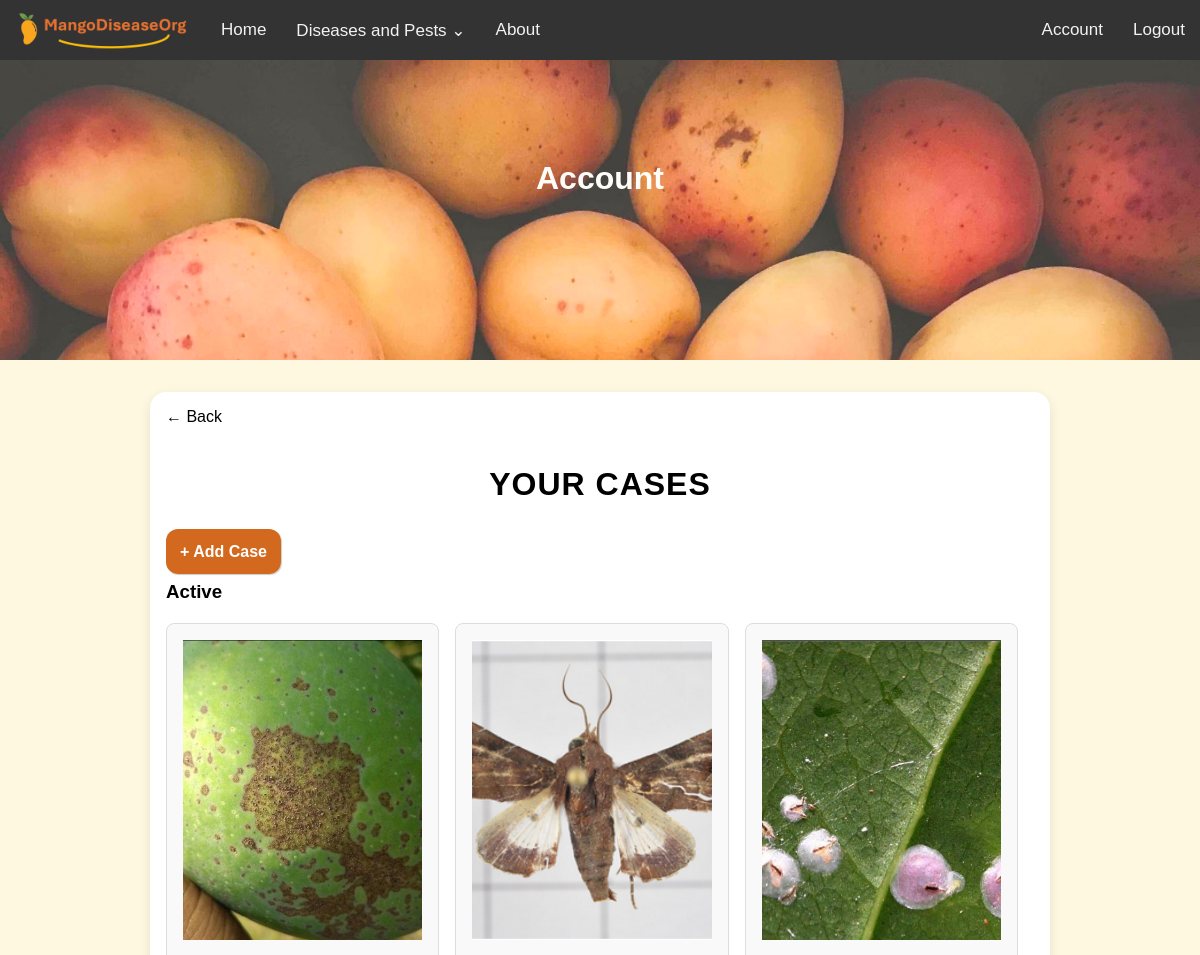
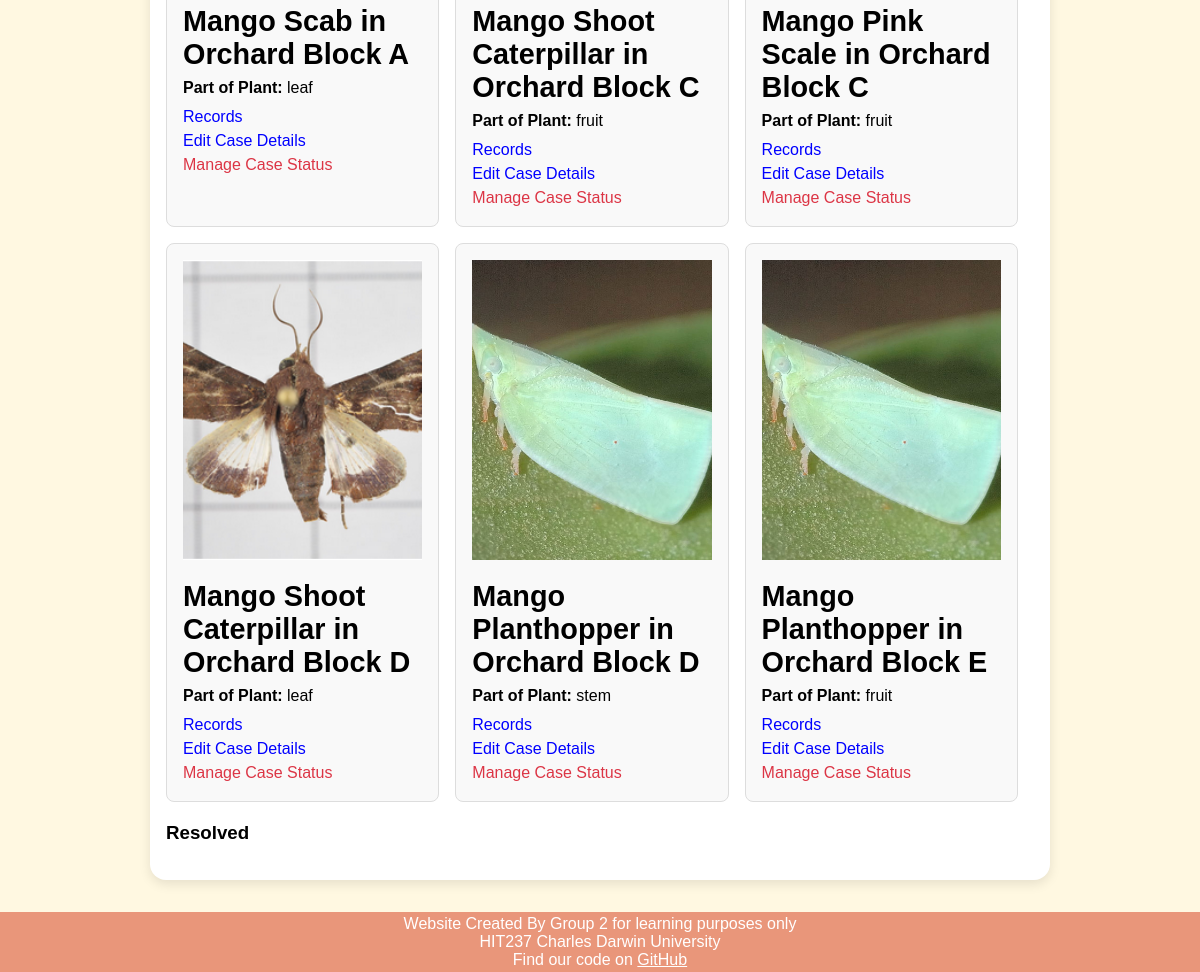
Before: /cases/ (signed in) with the older database file (2 pictures, top to bottom).
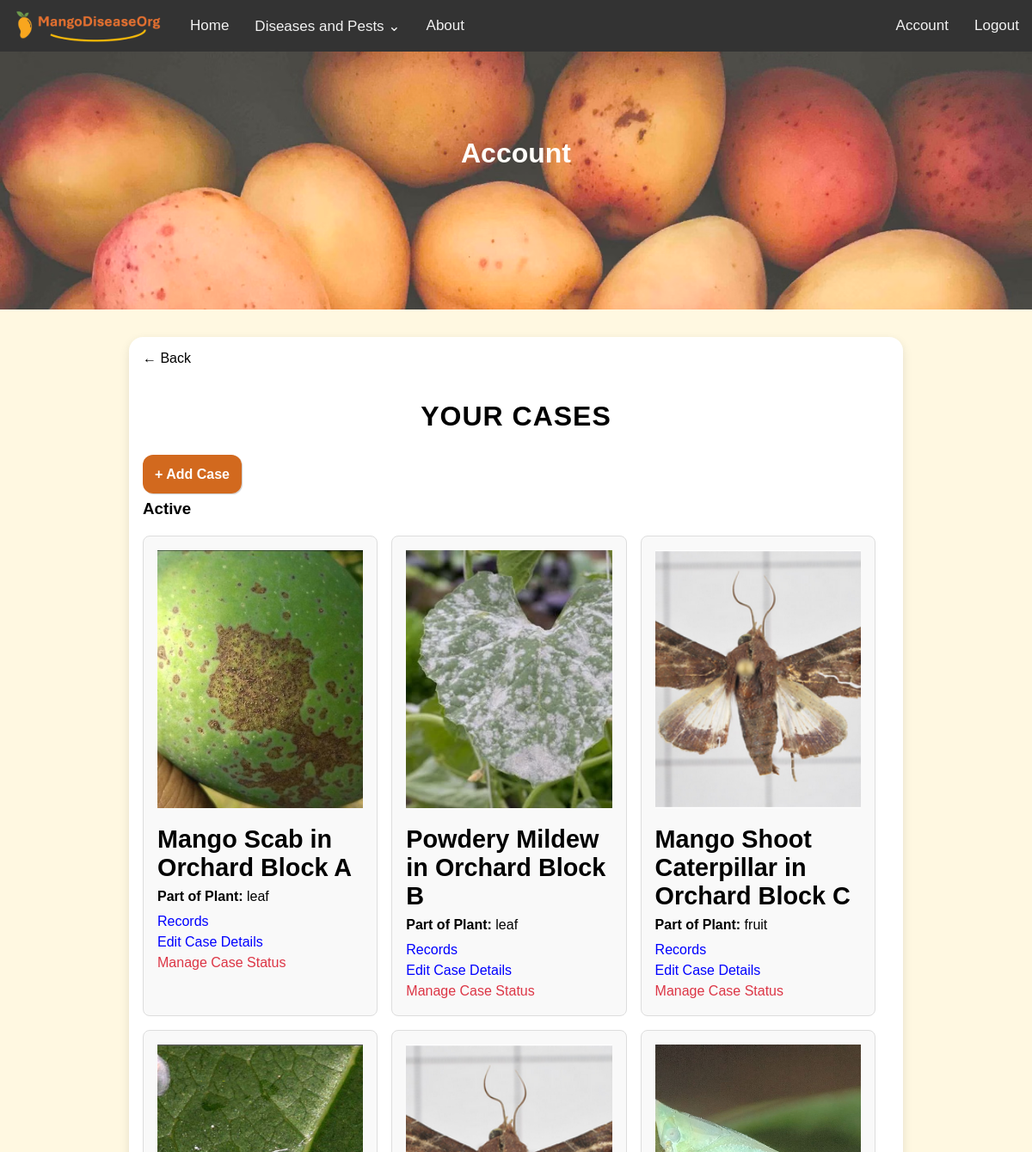
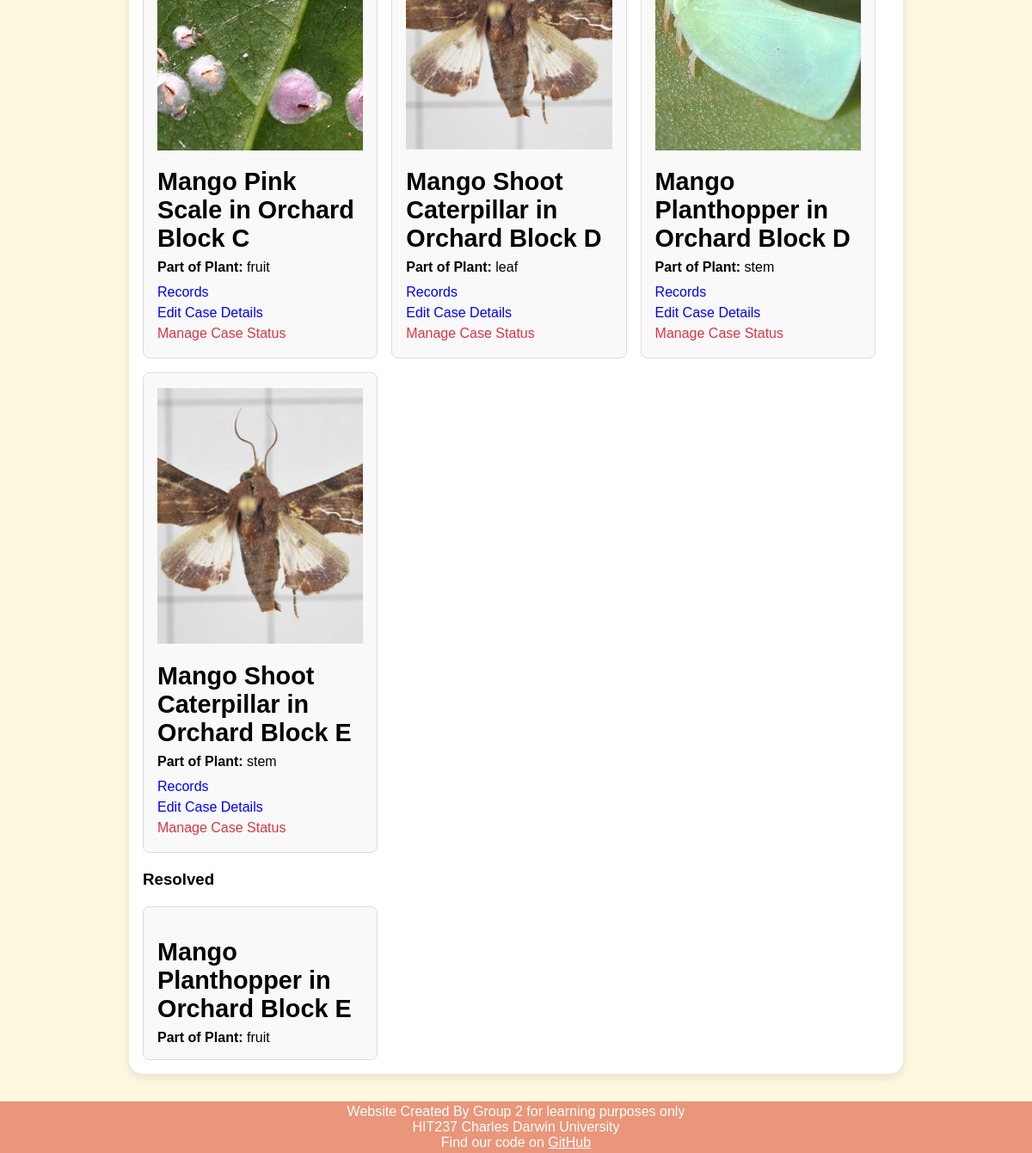
After: the same page with the newer database file (2 pictures, top to bottom).
### mango_disease_app/models.py (models this page shows, shortened)
class Case(models.Model):
    STATUS = [
        ('active', 'Active'),
        ('resolved', 'Resolved'),
    ]
    PLANT_PARTS = [
        ('leaf', 'Leaf'),
        ('stem', 'Stem'),
        ('fruit', 'Fruit'),
    ]
    disease = models.ForeignKey(
        Disease,
        on_delete=models.CASCADE,
        null=True
    )
    orchard = models.ForeignKey(
        Orchard,
        on_delete=models.CASCADE,
        null=True
    )
    status = models.CharField(choices=STATUS, max_length=8, default=STATUS[0][1], null=True)
    partOfPlant = models.CharField(choices=PLANT_PARTS, max_length=5, null=True)

class Disease(models.Model):
    DISEASE_TYPES = [
        ('pest', 'Pest'),
        ('disease', 'Disease')
    ]
    diseaseName = models.CharField(max_length=255)
    type = models.CharField(choices=DISEASE_TYPES, max_length=7, default=DISEASE_TYPES[1][1])
    severity = models.IntegerField(validators=[validators.MinValueValidator(0),validators.MaxValueValidator(10)])
    spreadability = models.IntegerField(validators=[validators.MinValueValidator(0),validators.MaxValueValidator(10)])
    shortDescription = models.TextField()
    longDescription = models.TextField()
    controlMethod = models.TextField()
    image = models.ImageField(upload_to="disease_images/", default="disease_images/default.JPG")

class Orchard(models.Model):
    orchardName = models.CharField(max_length=255)
    noTreesRow = models.IntegerField()
    noTreesColumn = models.IntegerField()
    area = models.IntegerField(validators=[validators.MinValueValidator(0)])
    variety = models.ForeignKey(
        Variety,
        on_delete=models.PROTECT
    )
    location = models.ForeignKey(
        Location,
        on_delete=models.PROTECT
    )
    user = models.ForeignKey(
        User,
        on_delete=models.CASCADE,  # If a user is deleted, delete the orchard too
    )

### mango_disease_app/views/case_views.py (the view)
# urls.py: re_path(r'^cases/$', views.cases, name='cases'),
def cases(request):
    cases = Case.objects.filter(orchard__user=request.user)
    categories = {
        'Active': cases.filter(status__iexact='active'),
        'Resolved': cases.filter(status__iexact='resolved'),
    }
    return render(request, 'mango_disease_app/account/cases.html', {
        'cases': cases,
        'data': categories,
    })

### mango_disease_app/context_processors.py (called while the page is built)
def disease_menu(request):
    return {'navs': Disease.objects.all()}

### mango_disease_app/templates/mango_disease_app/account/cases.html (shortened to what this page needs)
{% extends 'mango_disease_app/site_base/base.html' %}
{% block page_header %}Account{% endblock %}
{% load static %}
{% block content %}
    <a href="{% url 'account' %}" class="back-button">← Back</a>
    <h2>Your cases</h2>
    <a href="{% url 'new_case' %}" class="new-button">+ Add Case</a><br>
    {% if data %}
        {% for category_name, items in data.items %}
            <h3>{{ category_name }}</h3>
            <div class="orchard-grid">
                {% for item in items %}
                    <div class="orchard-card">
                        {% if category_name == 'Active' %}
                        <div class="image-wrapper">
                            <img class="author_img" src="{{ item.disease.image.url|default:"diseasse_images/defualt.png" }}">
                        </div>
                        {% endif %}
                        <h3 class="orchard-name">{{ item.disease.diseaseName }} in {{ item.orchard.orchardName}}</h3>
                        <p><strong>Part of Plant:</strong> {{ item.partOfPlant }}</p>
                        {% if category_name == 'Active' %}
                        <div class="card-actions-cases">
                            <a href="{% url 'records' item.id %}" class="action-link">Records</a><br>
                            <a href="{% url 'edit_case' item.id %}" class="action-link">Edit Case Details</a><br>
                            <a href="{% url 'manage_case' item.id %}" class="action-link delete-link">Manage Case Status</a>
                        </div>
                        {% endif %}
                    </div>
                {% endfor %}
            </div>
        {% endfor %}
    {% else %}
        <p>No currently open cases</p>
    {% endif %}
{% endblock %}

### mango_disease_app/templates/mango_disease_app/site_base/base.html (shortened to what this page needs)
{% load static %}
<!DOCTYPE html>
<html lang="en">
<head>
    <link rel="stylesheet" href="{% static 'css/styles.css' %}">
    <link rel="stylesheet" href="{% static 'css/form.css' %}">
    <link rel="stylesheet" href="{% static 'css/account.css' %}">
    <link rel="stylesheet" href="{% static 'css/orchard.css' %}">
</head>
<body>
    {% include "mango_disease_app/patterns/navbar_large.html" %}
    <header class='header'>
        <h1>{% block page_header %}Mango Diseases{% endblock %}</h1>
    </header>
    <main>
        <div class="main-container">
            {% block content %}{% endblock %}
        </div>
    </main>
    <footer>
        <p>Website Created By Group 2 for learning purposes only</p>
        <p>HIT237 Charles Darwin University</p>
        <p>Find our code on <a style="color: white; text-decoration: underline;" href="https://github.com/frank-895/mango_disease_web_app/">GitHub</a></p>
    </footer>
</body>
</html>

### mango_disease_app/templates/mango_disease_app/patterns/navbar_large.html (shortened to what this page needs)
{% load static %}
<nav class="large-nav">
    <a href="{% url 'home' %}" class="nav-item img-logo"><img class="logo" src="{% static 'images/logo.png' %}"></a>
    <a href="{% url 'home' %}" class="nav-item">Home</a>
    <div class="dropdown nav-item">
        <a href="{% url 'diseases' %}" class="dropdown-button">Diseases and Pests ⌄</a>
    </div>
    <a href="{% url 'about' %}" class="nav-item">About</a>
    <div class='nav-right'>
        {% if user.is_authenticated%}
        <a href="{% url 'account' %}" class="nav-item">Account</a>
        <form class="btn-logout logout-form"action="{% url 'logout' %}" method="post" style="display:inline;">
            <button type="submit" class="nav-item btn-logout">Logout</button>
        </form>
        {% else %}
        <a href="{% url 'register' %}" class="nav-item">Register</a>
        <a href="{% url 'userlogin' %}" class="nav-item">Login</a>
        {% endif %}
    </div>
</nav>

### mango_disease_app/templates/mango_disease_app/patterns/navbar_small.html (shortened to what this page needs)
{% load static %}

### mango_disease_app/static/css/styles.css (style rules this page uses)
* { margin: 0; padding: 0; font-family: Arial; }
body { min-height: 100vh; display: flex; flex-direction: column; background-color: #fff8e1; }
main { flex-grow: 1; }
a { text-decoration: none; color: black }
.main-container { background-color: white; color: black; margin: 2rem auto; padding: 1rem; border-radius: 1rem; box-shadow: 0 4px 12px rgba(0, 0, 0, 0.1); width: 90vw; max-width: 900px; min-height: 80vh; }
.large-nav { display: flex; }
.btn-logout { all: unset; height:100%; }
nav { background-color: #333; flex-wrap: nowrap; height: 60px; display: flex; align-items: center; position: relative; z-index: 10; }
.nav-item { float: left; display: flex; align-items: center; height:100%; padding: 0px 15px; text-decoration: none; white-space: nowrap; color: #f2f2f2; text-align: center; font-size: 17px; }
nav .logo { height: 40px; }
.nav-right { height: 60px; margin-left: auto; display: flex; align-items: center; }
.logout-form { all: unset; height:100%; cursor: pointer; }
.dropdown { position: relative; display: flex; align-items: center; height: 100%; padding: 0px; }
.dropdown-button { height: 100%; display: flex; align-items: center; padding: 0px 15px; color: #f2f2f2; justify-content: center; }
.dropdown-button, .disease-dropdown li a { transition: 0.2s ease, color 0.2s ease; }
header { background-image: url("../images/header-background.avif"); background-size: cover; height: 300px; opacity: 0.8; position: relative; z-index: 0; }
h1 { color: white; text-align: center; padding: 100px; }
footer { text-align: center; padding: 3px; background-color: DarkSalmon; color: white; }
h2 { font-size: 32px; text-align: center; margin: 40px 0 40px; font-weight: 700; text-transform: uppercase; letter-spacing: 1px; }
h3 { margin: 20px 0 20px; }
.author_img { width: 100%; height: 300px; object-fit: cover; }
.image-wrapper { position: relative; width: 100%; height: 300px; }
.logo { max-width: 100%; height: auto; margin: 0 auto; }
.card-actions-cases { margin-top: 0.5em; line-height: 150%; }
.new-button { padding: 14px; margin: 10px 0px 10px; border-radius: 12px; background-color: chocolate; color: white; transition: 0.3s; box-shadow: 1px 1px 1px rgba(0, 0, 0, 0.2); font-weight: bold; }

### mango_disease_app/static/css/form.css (style rules this page uses)
*, *::before, *::after { box-sizing: border-box; }
form { max-width: 600px; margin: 2rem auto; padding: 2rem; background-color: #f9f9f9; border-radius: 12px; box-shadow: 0 4px 8px rgba(99, 85, 85, 0.1); }
input[type="submit"], form button { display: inline-block; background-color: #007bff; color: white; border: none; padding: 0.75rem 1.5rem; font-size: 1rem; border-radius: 6px; cursor: pointer; margin-top: 1rem; }

### mango_disease_app/static/css/orchard.css (style rules this page uses)
.orchard-grid { display: flex; flex-wrap: wrap; gap: 1em; margin-top: 1em; }
.orchard-card { background: #f9f9f9; border: 1px solid #ddd; padding: 1em; border-radius: 8px; width: calc(33.33% - 1em); }
.orchard-name { font-size: 1.8em; font-weight: bold; margin-bottom: 8px; }
.action-link { color: blue; text-decoration: none; margin-right: 20px; font-weight: 500; }
.delete-link { color: #dc3545; }

Changed rows visible on the page:
added Case: disease.image (picture), disease.diseaseName "Powdery Mildew", orchard.orchardName "Orchard Block B", partOfPlant "leaf", shows "Records", shown under "Active"
added Case: disease.image (picture), disease.diseaseName "Mango Shoot Caterpillar", orchard.orchardName "Orchard Block E", partOfPlant "stem", shows "Records", shown under "Active"
changed Case (number 8 of 8 on the later page): moves from the list under "Active" to the list under "Resolved"
